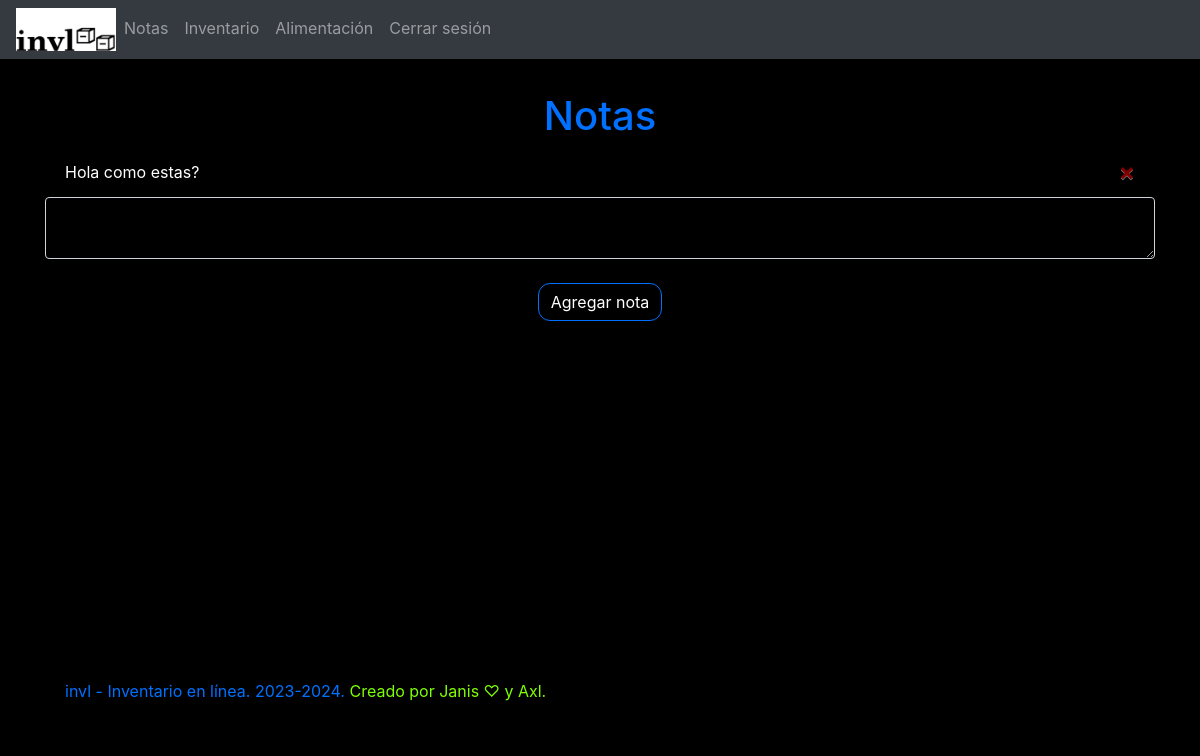
Page /notas (signed in) on the earlier database version.
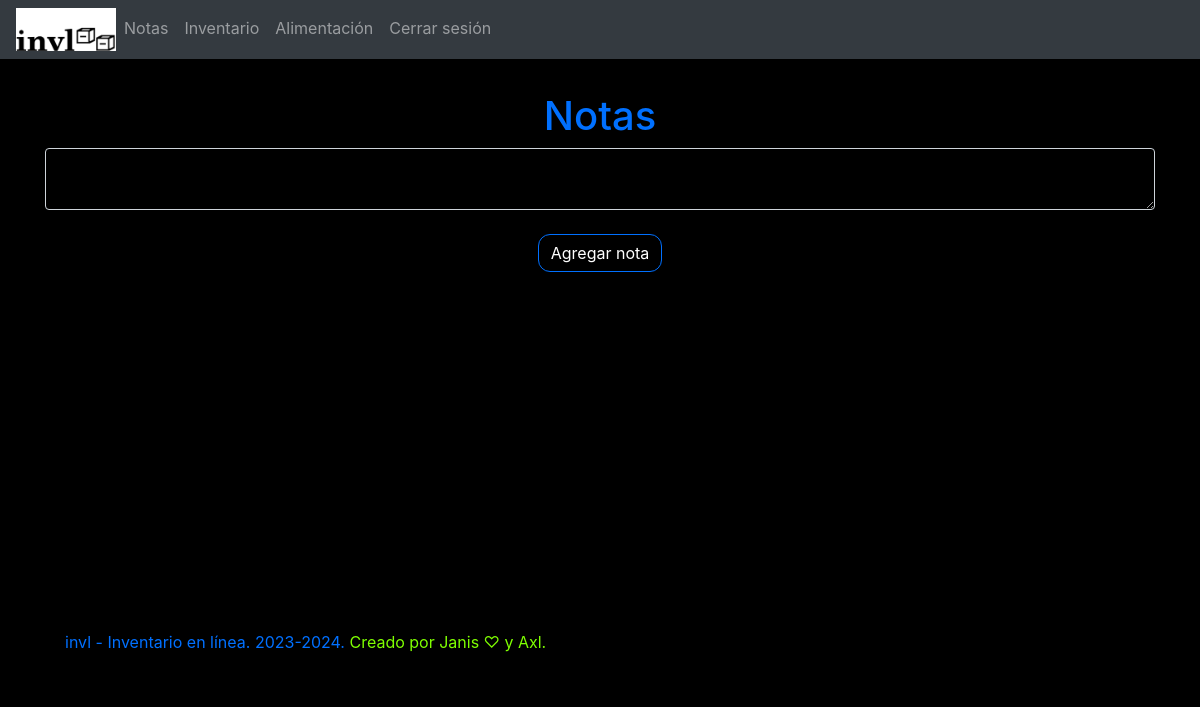
Same page on the later database version.
### website/models.py (models this page shows)
class Note(db.Model):
    id = db.Column(db.Integer, primary_key=True)
    data = db.Column(db.String(10000))
    date = db.Column(db.DateTime(timezone=True,), default=func.now())
    user_id = db.Column(db.Integer, db.ForeignKey('user.id'))

### website/views.py (the view, shortened to what this page needs)
@views.route('/notas', methods=['GET', 'POST'])
@login_required
def notas():
    return render_template("notas.html", user=current_user)

### website/__init__.py (called while the page is built)
def create_app():
    app = Flask(__name__)
    app.config['SECRET_KEY']= 'jejeidajfds'
    app.config['SQLALCHEMY_DATABASE_URI'] = f'sqlite:///{DB_NAME}'
    db.init_app(app)
    from .views import views
    from .auth import auth
    app.register_blueprint(views, url_prefix=('/'))
    app.register_blueprint(auth, url_prefix=('/auth/'))
    from .models import User, Productos, Note
    with app.app_context():
       db.create_all()
    login_manager = LoginManager()
    login_manager.login_view = 'auth.login'
    login_manager.init_app(app)
    @login_manager.user_loader
    def load_user(id):
        return User.query.get(int(id))
    return app

### website/templates/notas.html
{% extends "base.html" %} {% block title %} Notas {% endblock %}
{% block content %}
<hr style="height: 1px;border: 0">
<h1 align="center" style="color: #0070ff;">Notas
</h1>
<ui class="list-group list-group-flush" id="notes">
    {% for note in user.notes%}
    <li class="list-group-item" style="background-color: black; color: white;">
        {{ note.data }}
        <button type="button" class="close" style="color: red;" class="btn btn-danger btn-sm" onCLick="deleteNote({{ note.id }})">
            <span aria-hidden="true">&times;</span>
        </button>
    </li>
    {% endfor %}
</ui>
<form method="POST">
    <textarea name="note" id="note" class="form-control" style="background-color: black;" ></textarea>
    <br />
    <div align="center">
        <button type="submit" class="btn btn-default"
        style="color: white;background-color: black; border-color: #0070ff;border-radius: 12px"
        >Agregar nota</button>
    </div>
</form>
<div style="position: relative;background-color: black; width: 600px; height: 390px;">
    <div style="position: absolute; bottom: 0px; left: 20px; color: #0070ff">
        invl - Inventario en línea. 2023-2024. <label style="color: #7fff00;">Creado por Janis &#9825; y Axl.</label>
    </div>
  </div>
{% endblock %}

Differences in the rows shown:
removed Note: data "Hola como estas?"
